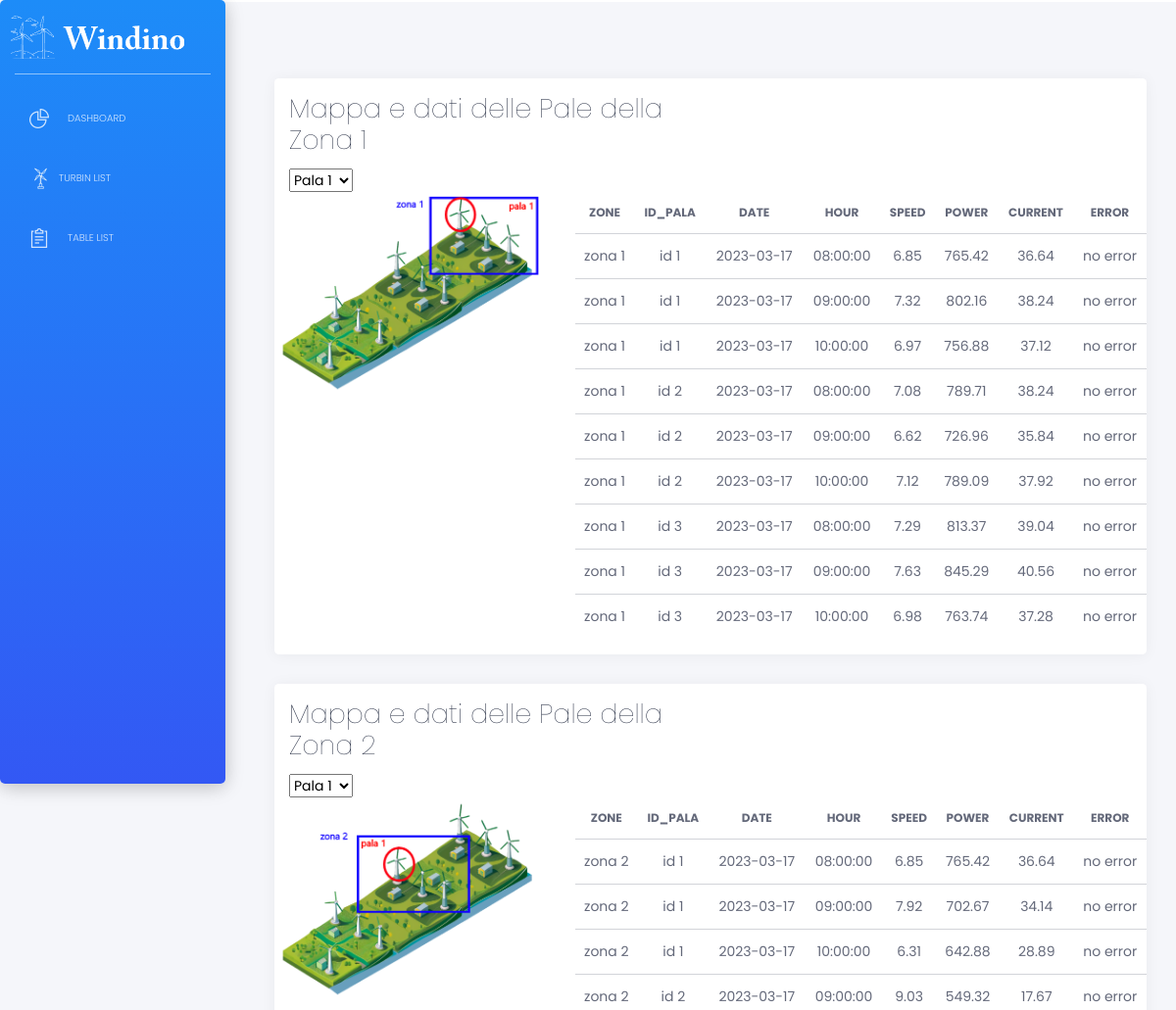
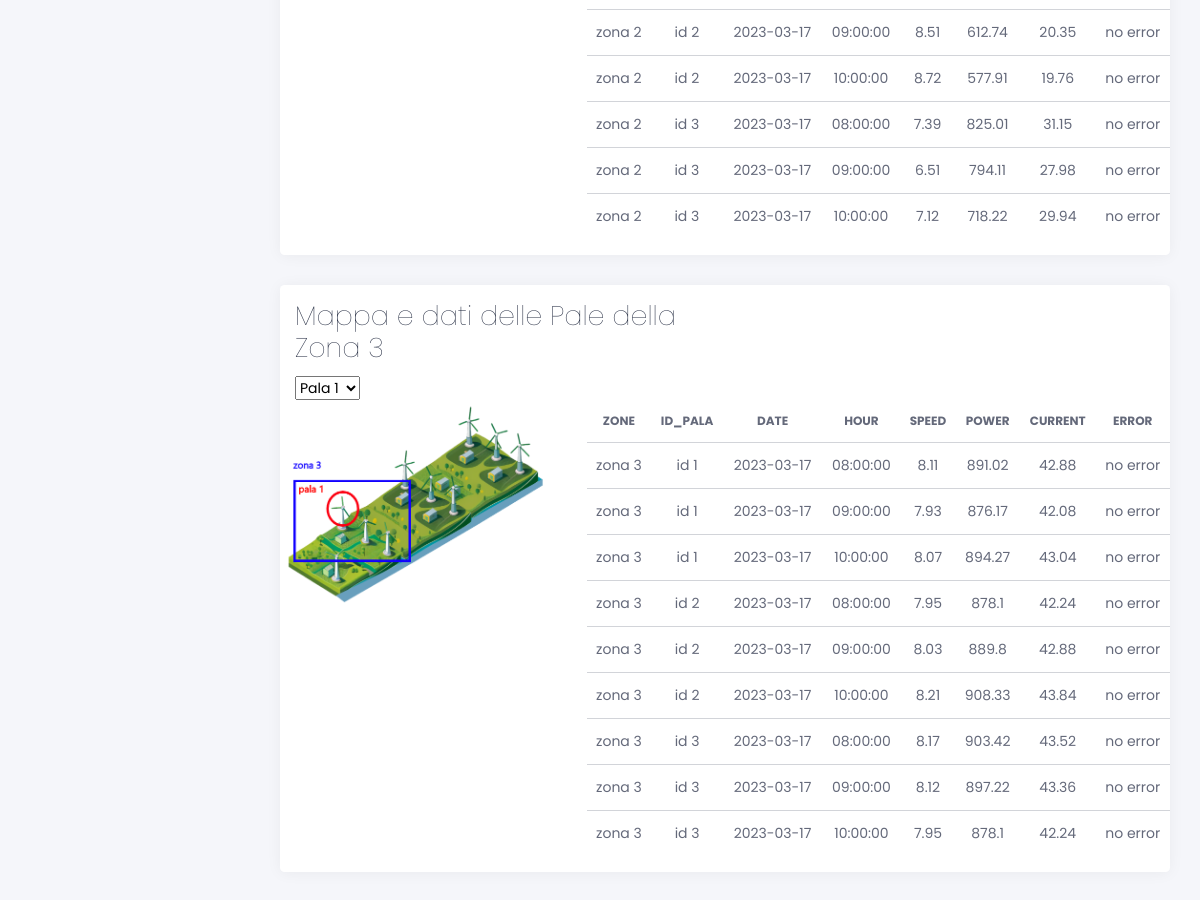
Screenshot of /pale with the database file from the repository (2 pictures, top to bottom).
### tables this page shows
CREATE TABLE arduino (
				   zone TEXT,
				   id TEXT,
				   date DATE,
				   hour TIME,
                   speed FLOAT,
                   power FLOAT,
				   current FLOAT,
				   error TEXT);

### apps/home/routes.py (the view)
@blueprint.route('/pale')
def pale():
    with get_db() as conn:
        arduino_all_data = conn.execute('SELECT * FROM arduino').fetchall()
        arduino_recent_data = conn.execute('SELECT * '
                       'FROM arduino a '
                       'WHERE (zone, id, date, hour) IN ('
                           'SELECT zone, id, MAX(date), MAX(hour) '
                           'FROM arduino '
                           'GROUP BY zone, id)').fetchall()
    return render_template('home/pale.html', arduino_recent_data=arduino_recent_data, arduino_all_data=arduino_all_data)

### apps/__init__.py (called while the page is built)
def configure_database(app):
    @app.before_first_request
    def initialize_database():
        db.create_all()
    @app.teardown_request
    def shutdown_session(exception=None):
        db.session.remove()

### apps/home/routes.py (called while the page is built)
def get_db():
    db = getattr(g, '_database', None)
    if db is None:
        db = g._database = sqlite3.connect(DATABASE)
        db.row_factory = sqlite3.Row
    return db

### apps/templates/home/pale.html (shortened to what this page needs)
{% extends "layouts/base.html" %}
{% block content %}
<div class="content">
<div class="row">
    <div class="col-12">
          <div class="card">
              <div class="card-header">
                  <div class="row">
                    <div class="col-sm-6 text-left">
                      <h2 class="card-title">Mappa e dati delle Pale della Zona 1</h2>
                    </div>
                  </div>
                  <select id="location-select-1">
                      <option value="zone1turbine1">Pala 1</option>
                    </select>
                  </div>
                  <div class="row">
                    <div class="col-lg-4 col-md-12">
                      <div id="map-container-1">
                        <img id="map-image-zone1" src="/static/assets/img/pale/zone1turbine1.png">
                    </div>
                    </div>
                    <div class="col-lg-8 col-md-12">
                      <div class="table">
                        <table class="table tablesorter" id="">
                            <thead class="text-primary">
                              <tr>
                                <th class="text-center">zone</th>
                                <th class="text-center">id_pala</th>
                                <th class="text-center">date</th>
                                <th class="text-center">hour</th>
                                <th class="text-center">speed</th>
                                <th class="text-center">power</th>
                                <th class="text-center">current</th>
                                <th class="text-center">error</th>
                            </tr>
                            </thead>
                            <tbody>
                              {% for pala in arduino_all_data %}
                              {% if pala.zone == "zona 1" %}
                                  <tr>
                                      <td class="text-center">{{pala.zone}}</td>
                                      <td class="text-center">{{ pala.id }}</td>
                                      <td class="text-center">{{ pala.date }}</td>
                                      <td class="text-center">{{ pala.hour }}</td>
                                      <td class="text-center">{{ pala.speed }}</td>
                                      <td class="text-center">{{ pala.power }}</td>
                                      <td class="text-center">{{ pala.current }}</td>
                                      <td class="text-center">{{ pala.error }}</td>
                                  </tr>
                              {% endif %}
                          {% endfor %}
                            </tbody>
                          </table>
                      </div>
                    </div>
                  </div>
                  </div>
          </div>
</div>
<div class="row">
    <div class="col-12">
          <div class="card">
              <div class="card-header">
                  <div class="row">
                    <div class="col-sm-6 text-left">
                      <h2 class="card-title">Mappa e dati delle Pale della Zona 2</h2>
                    </div>
                  </div>
                  <select id="location-select-2">
                      <option value="zone2turbine1">Pala 1</option>
                    </select>
                  </div>
                  <div class="row">
                    <div class="col-lg-4 col-md-12">
                      <div id="map-container-2">
                        <img id="map-image-zone2" src="/static/assets/img/pale/zone2turbine1.png">
                    </div>
                    </div>
                    <div class="col-lg-8 col-md-12">
                      <div class="table">
                        <table class="table tablesorter" id="">
                          <thead class="text-primary">
                            <tr>
                              <th class="text-center">zone</th>
                              <th class="text-center">id_pala</th>
                              <th class="text-center">date</th>
                              <th class="text-center">hour</th>
                              <th class="text-center">speed</th>
                              <th class="text-center">power</th>
                              <th class="text-center">current</th>
                              <th class="text-center">error</th>
                          </tr>
                          </thead>
                          <tbody>
                            {% for pala in arduino_all_data %}
                            {% if pala.zone == "zona 2" %}
                                <tr>
                                    <td class="text-center">{{pala.zone}}</td>
                                    <td class="text-center">{{ pala.id }}</td>
                                    <td class="text-center">{{ pala.date }}</td>
                                    <td class="text-center">{{ pala.hour }}</td>
                                    <td class="text-center">{{ pala.speed }}</td>
                                    <td class="text-center">{{ pala.power }}</td>
                                    <td class="text-center">{{ pala.current }}</td>
                                    <td class="text-center">{{ pala.error }}</td>
                                </tr>
                            {% endif %}
                        {% endfor %}
                          </tbody>
                        </table>
                      </div>
                    </div>
                  </div>
                  </div>
          </div>
</div>
<div class="row">
    <div class="col-12">
          <div class="card">
              <div class="card-header">
                  <div class="row">
                    <div class="col-sm-6 text-left">
                      <h2 class="card-title">Mappa e dati delle Pale della Zona 3</h2>
                    </div>
                  </div>
                  <select id="location-select-3">
                      <option value="zone3turbine1">Pala 1</option>
                    </select>
                  </div>
                  <div class="row">
                    <div class="col-lg-4 col-md-12">
                      <div id="map-container-3">
                        <img id="map-image-zone3" src="/static/assets/img/pale/zone3turbine1.png">
                    </div>
                    </div>
                    <div class="col-lg-8 col-md-12">
                      <div class="table">
                        <table class="table tablesorter" id="">
                            <thead class="text-primary">
                              <tr>
                                <th class="text-center">zone</th>
                                <th class="text-center">id_pala</th>
                                <th class="text-center">date</th>
                                <th class="text-center">hour</th>
                                <th class="text-center">speed</th>
                                <th class="text-center">power</th>
                                <th class="text-center">current</th>
                                <th class="text-center">error</th>
                            </tr>
                            </thead>
                            <tbody>
                              {% for pala in arduino_all_data %}
                              {% if pala.zone == "zona 3" %}
                                  <tr>
                                      <td class="text-center">{{pala.zone}}</td>
                                      <td class="text-center">{{ pala.id }}</td>
                                      <td class="text-center">{{ pala.date }}</td>
                                      <td class="text-center">{{ pala.hour }}</td>
                                      <td class="text-center">{{ pala.speed }}</td>
                                      <td class="text-center">{{ pala.power }}</td>
                                      <td class="text-center">{{ pala.current }}</td>
                                      <td class="text-center">{{ pala.error }}</td>
                                  </tr>
                              {% endif %}
                          {% endfor %}
                            </tbody>
                          </table>
                      </div>
                    </div>
                  </div>
                  </div>
          </div>
</div>
</div>
{% endblock content %}

### apps/templates/layouts/base.html (shortened to what this page needs)
<!DOCTYPE html>
<html lang="en">
<head>
    <link href="https://use.fontawesome.com/releases/v5.0.6/css/all.css" rel="stylesheet">
    <link href="{{ config.ASSETS_ROOT }}/css/nucleo-icons.css" rel="stylesheet"/>
    <link href="{{ config.ASSETS_ROOT }}/css/black-dashboard.css?v=1.0.0" rel="stylesheet"/>
</head>
<body  style="background-color:white;">
    <div class="wrapper">
        {% include 'includes/sidebar.html' %}
        <div class="main-panel" >
            {% block content %}{% endblock content %}
        </div>
    </div>
</body>
</html>

### apps/templates/includes/sidebar.html
<div class="sidebar" data="blue">
    <div class="sidebar-wrapper">
        <div class="logo">
            <a href="/start" class="simple-text logo-normal">
                <img src="/static/assets/img/logo_white.png">
            </a>
        </div>
        <ul class="nav">
            <li class="{% if 'index' in segment %} active {% endif %} ">
                <a href="/index">
                    <i class="tim-icons icon-chart-pie-36"></i>
                    <p>Dashboard</p>
                </a>
            </li>
            <li class="{% if 'pale' in segment %} active {% endif %}">
                <a href="/pale">
                  <table>
                    <tr>
                      <td><img src="/static/assets/img/turbine_sidebar.png" sizes="21x22"></td>
                      <td><p>Turbin List</p></td>
                    </tr>
                  </table>
                </a>
              </li>
              <li class="{% if 'tables' in segment %} active {% endif %}">
                <a href="/tables">
                    <i class="tim-icons icon-notes"></i>
                    <p>Table List</p>
                </a>
                    </li>
        </ul>
    </div>
</div>

### rows the page displays
arduino: zone "zona 1", id "id 1", date "2023-03-17", hour "08:00:00", speed "6.85", power "765.42", current "36.64", error "no error"
arduino: zone "zona 1", id "id 1", date "2023-03-17", hour "09:00:00", speed "7.32", power "802.16", current "38.24", error "no error"
arduino: zone "zona 1", id "id 1", date "2023-03-17", hour "10:00:00", speed "6.97", power "756.88", current "37.12", error "no error"
arduino: zone "zona 1", id "id 2", date "2023-03-17", hour "08:00:00", speed "7.08", power "789.71", current "38.24", error "no error"
arduino: zone "zona 1", id "id 2", date "2023-03-17", hour "09:00:00", speed "6.62", power "726.96", current "35.84", error "no error"
arduino: zone "zona 1", id "id 2", date "2023-03-17", hour "10:00:00", speed "7.12", power "789.09", current "37.92", error "no error"
arduino: zone "zona 1", id "id 3", date "2023-03-17", hour "08:00:00", speed "7.29", power "813.37", current "39.04", error "no error"
arduino: zone "zona 1", id "id 3", date "2023-03-17", hour "09:00:00", speed "7.63", power "845.29", current "40.56", error "no error"
arduino: zone "zona 1", id "id 3", date "2023-03-17", hour "10:00:00", speed "6.98", power "763.74", current "37.28", error "no error"
arduino: zone "zona 2", id "id 1", date "2023-03-17", hour "08:00:00", speed "6.85", power "765.42", current "36.64", error "no error"
arduino: zone "zona 2", id "id 1", date "2023-03-17", hour "09:00:00", speed "7.92", power "702.67", current "34.14", error "no error"
arduino: zone "zona 2", id "id 1", date "2023-03-17", hour "10:00:00", speed "6.31", power "642.88", current "28.89", error "no error"
arduino: zone "zona 2", id "id 2", date "2023-03-17", hour "09:00:00", speed "9.03", power "549.32", current "17.67", error "no error"
arduino: zone "zona 2", id "id 2", date "2023-03-17", hour "09:00:00", speed "8.51", power "612.74", current "20.35", error "no error"
arduino: zone "zona 2", id "id 2", date "2023-03-17", hour "10:00:00", speed "8.72", power "577.91", current "19.76", error "no error"
arduino: zone "zona 2", id "id 3", date "2023-03-17", hour "08:00:00", speed "7.39", power "825.01", current "31.15", error "no error"
arduino: zone "zona 2", id "id 3", date "2023-03-17", hour "09:00:00", speed "6.51", power "794.11", current "27.98", error "no error"
arduino: zone "zona 2", id "id 3", date "2023-03-17", hour "10:00:00", speed "7.12", power "718.22", current "29.94", error "no error"
arduino: zone "zona 3", id "id 1", date "2023-03-17", hour "08:00:00", speed "8.11", power "891.02", current "42.88", error "no error"
arduino: zone "zona 3", id "id 1", date "2023-03-17", hour "09:00:00", speed "7.93", power "876.17", current "42.08", error "no error"
arduino: zone "zona 3", id "id 1", date "2023-03-17", hour "10:00:00", speed "8.07", power "894.27", current "43.04", error "no error"
arduino: zone "zona 3", id "id 2", date "2023-03-17", hour "08:00:00", speed "7.95", power "878.1", current "42.24", error "no error"
arduino: zone "zona 3", id "id 2", date "2023-03-17", hour "09:00:00", speed "8.03", power "889.8", current "42.88", error "no error"
arduino: zone "zona 3", id "id 2", date "2023-03-17", hour "10:00:00", speed "8.21", power "908.33", current "43.84", error "no error"
arduino: zone "zona 3", id "id 3", date "2023-03-17", hour "08:00:00", speed "8.17", power "903.42", current "43.52", error "no error"
arduino: zone "zona 3", id "id 3", date "2023-03-17", hour "09:00:00", speed "8.12", power "897.22", current "43.36", error "no error"
arduino: zone "zona 3", id "id 3", date "2023-03-17", hour "10:00:00", speed "7.95", power "878.1", current "42.24", error "no error"
